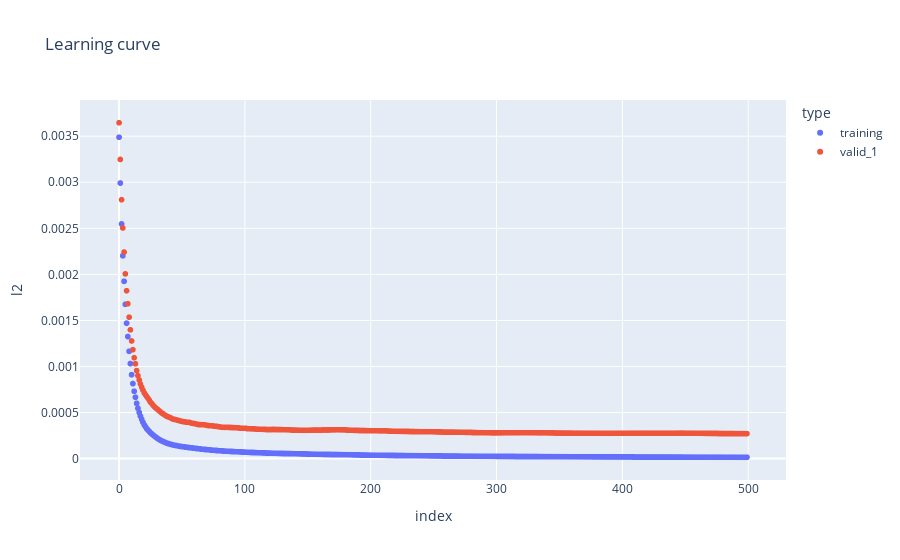

The notebook cell saved with this chart:
### Code cell
# num_leaves << 2^(max_depth)

lgb_reg = LGBMRegressor(
    boosting_type='gbdt',
#     num_leaves=8,
#     max_depth=4,
    learning_rate=0.1,
    n_estimators=500,
    subsample_for_bin=500,
    objective='regression',
    class_weight=None,
    min_split_gain=0,
    min_child_weight=0.001,
    min_child_samples=10,
    subsample=0.8,
    subsample_freq=30,
    colsample_bytree=0.9,
    colsample_bynode=0.1,
    reg_alpha=0.05,
    reg_lambda=0.05,
    random_state=None,
    n_jobs=-1,
    silent=True,
    importance_type='split'
)

lgbm = lgb_reg.fit(X=X_train, y=y_train,
                  eval_set = eval_set, verbose=0)

y_pred_train = lgbm.predict(X_train)
y_pred_val = lgbm.predict(X_val)

train_rmse = mean_squared_error(y_true=y_train, y_pred=y_pred_train, squared=False)
val_rmse = mean_squared_error(y_true=y_val, y_pred=y_pred_val, squared=False)
print(f'RMSE Train: {train_rmse: .8f}')
print(f'RMSE Valid: {val_rmse: .8f}\tRatio (val/train): {val_rmse/train_rmse: .5f}')

plot_lgb_history(lgbm)

### Figure 1 — Plotly figure (JSON) as saved in the notebook; plotly's stock layout.template omitted (floating-point values rounded to 4 significant figures; data arrays with more than 128 entries replaced by an {"elided": "..."} marker saying what was removed)
{"data": [{"hovertemplate": "type=training<br>index=%{x}<br>l2=%{y}<extra></extra>", "legendgroup": "training", "marker": {"color": "#636efa", "symbol": "circle"}, "mode": "markers", "name": "training", "showlegend": true, "type": "scattergl", "x": {"elided": "1000 int values"}, "xaxis": "x", "y": {"elided": "1000 float values"}, "yaxis": "y"}, {"hovertemplate": "type=valid_1<br>index=%{x}<br>l2=%{y}<extra></extra>", "legendgroup": "valid_1", "marker": {"color": "#EF553B", "symbol": "circle"}, "mode": "markers", "name": "valid_1", "showlegend": true, "type": "scattergl", "x": {"elided": "500 int values"}, "xaxis": "x", "y": {"elided": "500 float values"}, "yaxis": "y"}], "layout": {"legend": {"title": {"text": "type"}, "tracegroupgap": 0}, "title": {"text": "Learning curve"}, "xaxis": {"anchor": "y", "domain": [0, 1], "title": {"text": "index"}}, "yaxis": {"anchor": "x", "domain": [0, 1], "title": {"text": "l2"}}}}
